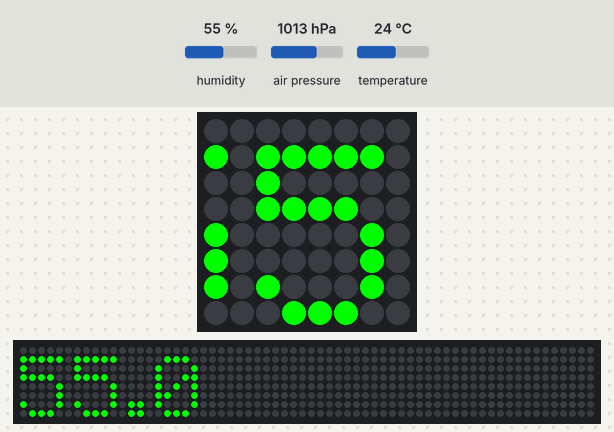
The program below on a simulated Raspberry Pi (BCM pin numbers) with a Sense HAT. Parts: the Sense HAT's 8×8 RGB LED matrix, a strip that is not on the board, showing the scrolling text unrolled. The test bench sets the inputs (shaded band); at power-on: temperature 24 °C, humidity 55 %, air pressure 1013 hPa. The 64×8 strip is a reading aid, not a part: it shows the text the matrix is scrolling, unrolled, one strip-width of it at a time.

Above: at 11.55 s.
11.6 s: temperature set to 33 °C
At 13.97 s:
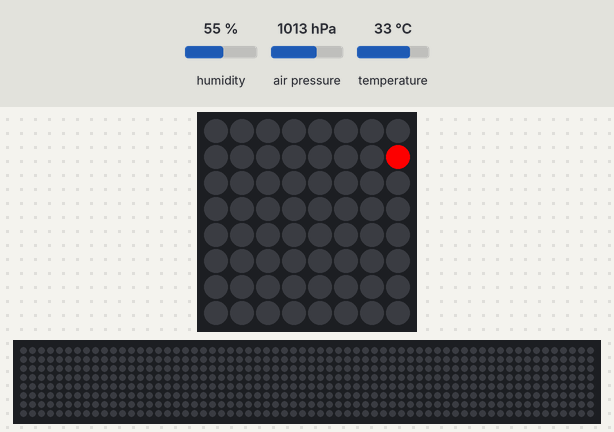
21.9 s: temperature set to 19 °C
At 27.67 s:
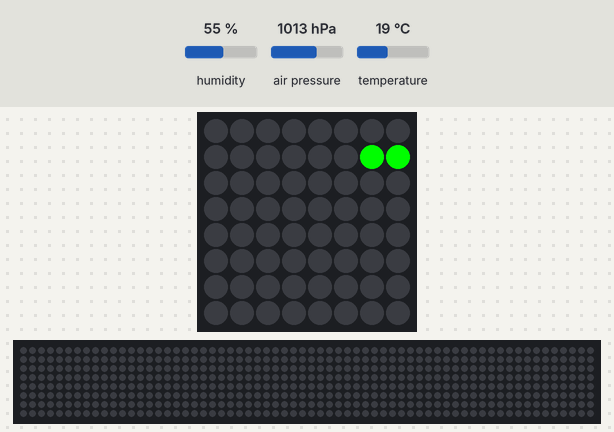
32.2 s: temperature set to 12 °C
At 54.8 s:
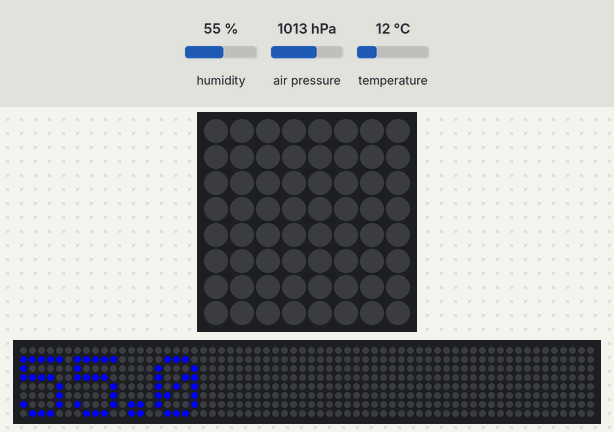

The program:

sensing.py
```python
from sense_hat import SenseHat

sense = SenseHat()

while True:
	t = sense.get_temperature() * 9/5 + 32 #convert to Fahrenheit
	p = sense.get_pressure()
	h = sense.get_humidity()
	t = round(t,1)
	p = round(p,1)
	h = round(h,1)
#	msg = "Temp = %s, Pressure = %s, Humidity = %s " % (t,p,h)
	msg = "Temp = %s, RH = %s " % (t,h)
	if t <= 65:
		textcolor = [0,0,255]				#set text to blue
	elif t > 65 and t <= 85:
		textcolor = [0,255,0]				#set text to green
	else:
		textcolor = [255,0,0]				#set text to red
	sense.show_message(msg,scroll_speed=0.1, text_colour=textcolor, back_colour=[0,0,0])
```

Measured:
- after the input at 11.6 s, the LEDs: first differ from a run without the input after 2.3 s (image 1)
- after the input at 21.9 s, the LEDs: first differ from a run without the input after 5.6 s (image 2 shows a later state)
- after the input at 32.2 s, the LEDs: first differ from a run without the input after 9.1 s (image 3 shows a later state)
- what the display in image 3 shows lasts 0.7 s, from 54.3 s to 55.0 s
